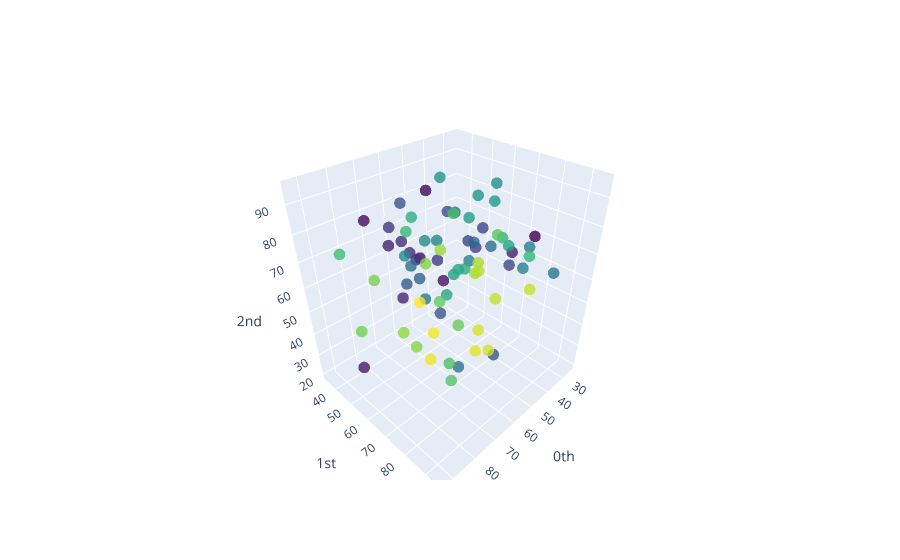

Notebook code for this chart:
### Code cell
plot_point_cloud(y_periodic_embedded)

### Figure 1 — Plotly figure (JSON) as saved in the notebook; plotly's stock layout.template omitted (floating-point values rounded to 4 significant figures)
{"data": [{"marker": {"color": [0, 1, 2, 3, 4, 5, 6, 7, 8, 9, 10, 11, 12, 13, 14, 15, 16, 17, 18, 19, 20, 21, 22, 23, 24, 25, 26, 27, 28, 29, 30, 31, 32, 33, 34, 35, 36, 37, 38, 39, 40, 41, 42, 43, 44, 45, 46, 47, 48, 49, 50, 51, 52, 53, 54, 55, 56, 57, 58, 59, 60, 61, 62, 63, 64, 65, 66, 67, 68, 69, 70, 71, 72, 73, 74], "colorscale": [[0, "#440154"], [0.1111, "#482878"], [0.2222, "#3e4989"], [0.3333, "#31688e"], [0.4444, "#26828e"], [0.5556, "#1f9e89"], [0.6667, "#35b779"], [0.7778, "#6ece58"], [0.8889, "#b5de2b"], [1, "#fde725"]], "opacity": 0.8, "size": 4}, "mode": "markers", "type": "scatter3d", "x": [29, 54, 76, 56, 53, 93, 25, 71, 72, 68, 64, 62, 71, 67, 53, 49, 37, 33, 38, 54, 68, 63, 62, 66, 55, 38, 49, 80, 77, 37, 76, 48, 43, 46, 55, 59, 64, 48, 55, 55, 46, 51, 49, 67, 70, 63, 59, 69, 42, 34, 69, 88, 45, 57, 71, 46, 73, 70, 86, 90, 71, 87, 82, 61, 54, 41, 58, 73, 56, 72, 71, 65, 80, 74, 74], "y": [76, 48, 43, 46, 55, 59, 64, 48, 55, 55, 46, 51, 49, 67, 70, 63, 59, 69, 42, 34, 69, 88, 45, 57, 71, 46, 73, 70, 86, 90, 71, 87, 82, 61, 54, 41, 58, 73, 56, 72, 71, 65, 80, 74, 74, 72, 71, 58, 72, 78, 55, 46, 52, 62, 77, 73, 74, 79, 49, 66, 66, 79, 67, 62, 71, 61, 76, 95, 94, 93, 88, 82, 77, 72, 66], "z": [71, 87, 82, 61, 54, 41, 58, 73, 56, 72, 71, 65, 80, 74, 74, 72, 71, 58, 72, 78, 55, 46, 52, 62, 77, 73, 74, 79, 49, 66, 66, 79, 67, 62, 71, 61, 76, 95, 94, 93, 88, 82, 77, 72, 66, 71, 69, 86, 74, 66, 80, 76, 77, 20, 32, 77, 65, 57, 46, 77, 74, 59, 54, 73, 65, 59, 70, 77, 71, 57, 61, 45, 48, 52, 61]}], "layout": {"scene": {"xaxis": {"exponentformat": "e", "showexponent": "all", "title": {"text": "0th"}, "type": "linear"}, "yaxis": {"exponentformat": "e", "showexponent": "all", "title": {"text": "1st"}, "type": "linear"}, "zaxis": {"exponentformat": "e", "showexponent": "all", "title": {"text": "2nd"}, "type": "linear"}}}}
